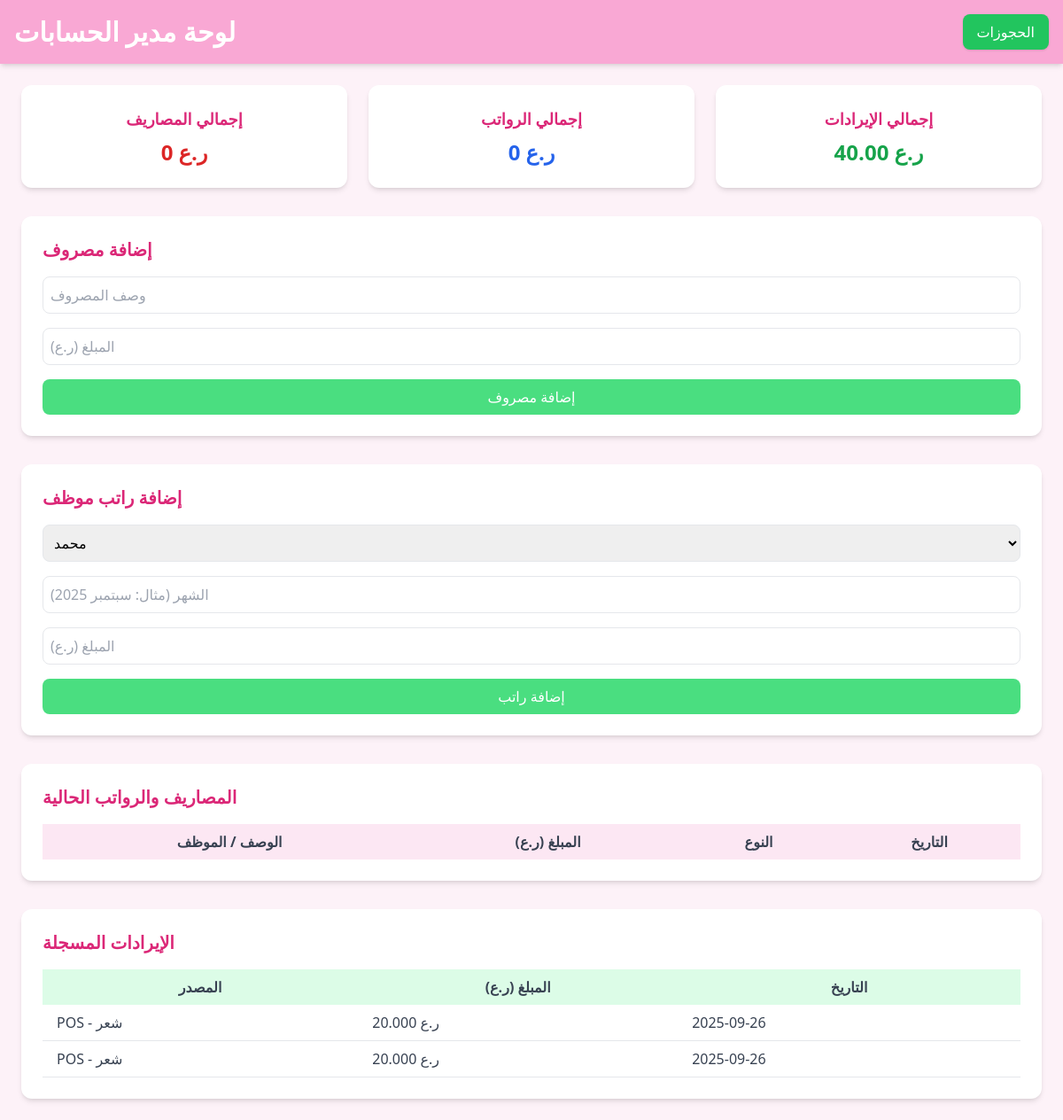
The app's page /accounting_dashboard (signed in), older data.
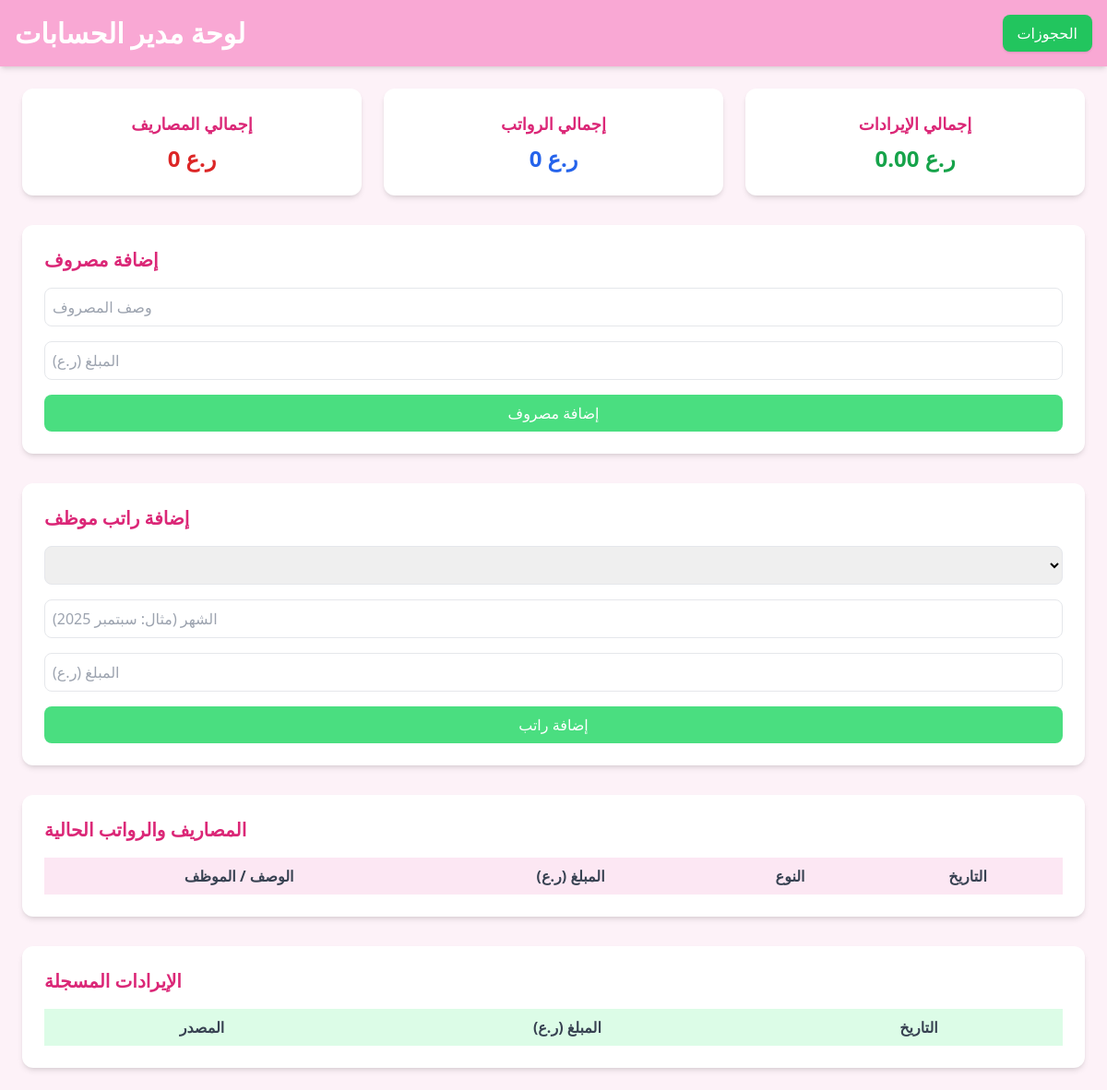
The same page, newer data.
### models.py (models this page shows)
class Revenue(db.Model):
    id = db.Column(db.Integer, primary_key=True)
    source = db.Column(db.String(100))
    amount = db.Column(db.Numeric(10,2))
    date = db.Column(db.Date)

### routes/main.py (the view)
@main_bp.route('/accounting_dashboard')
def accounting_dashboard():
    if session.get('role') not in ['admin', 'accountant']:
        return "Access Denied", 403
    total_expenses = db.session.query(func.coalesce(func.sum(Expense.amount), 0)).scalar()
    total_salaries = db.session.query(func.coalesce(func.sum(Salary.amount), 0)).scalar()
    total_revenue = db.session.query(func.coalesce(func.sum(Revenue.amount), 0)).scalar()
    employees = Employee.query.all()
    expense_records = Expense.query.order_by(Expense.date.desc()).all()
    salary_records = Salary.query.order_by(Salary.date.desc()).all()
    records = []
    for e in expense_records:
        e.type = 'expense'
        records.append(e)
    for s in salary_records:
        s.type = 'salary'
        records.append(s)
    records.sort(key=lambda x: x.date, reverse=True)
    revenues = Revenue.query.order_by(Revenue.date.desc()).all()
    return render_template(
        'accounting_dashboard.html',
        total_expenses=total_expenses,
        total_salaries=total_salaries,
        total_revenue=total_revenue,
        employees=employees,
        records=records,
        revenues=revenues
    )

### templates/accounting_dashboard.html (shortened to what the changed rows need)
<!DOCTYPE html>
<html lang="en">
<head>
<script src="https://cdn.tailwindcss.com"></script>
</head>
<body class="bg-pink-50 font-sans">
<header class="bg-pink-300 p-4 shadow-md">
    <div class="flex items-center justify-between">
        <h1 class="text-3xl font-bold text-white">لوحة مدير الحسابات</h1>
    </div>
</header>
<main class="p-6 space-y-8">
  <div class="grid md:grid-cols-3 gap-6">
    <div class="bg-white p-6 rounded-xl shadow-md text-center">
        <h2 class="text-lg font-semibold text-pink-600 mb-2">إجمالي المصاريف</h2>
    </div>
    <div class="bg-white p-6 rounded-xl shadow-md text-center">
        <h2 class="text-lg font-semibold text-pink-600 mb-2">إجمالي الرواتب</h2>
    </div>
    <div class="bg-white p-6 rounded-xl shadow-md text-center">
        <h2 class="text-lg font-semibold text-pink-600 mb-2">إجمالي الإيرادات</h2>
        <p class="text-2xl font-bold text-green-600">{{ total_revenue }} ر.ع</p>
    </div>
  </div>
  <div class="bg-white p-6 rounded-xl shadow-md">
      <h2 class="text-xl font-semibold text-pink-600 mb-4">إضافة مصروف</h2>
  </div>
  <div class="bg-white p-6 rounded-xl shadow-md">
      <h2 class="text-xl font-semibold text-pink-600 mb-4">إضافة راتب موظف</h2>
      <form action="{{ url_for('main.add_salary') }}" method="POST" class="space-y-4">
          <select name="employee_name" class="w-full p-2 border rounded-lg" required>
              {% for emp in employees %}
              <option value="{{ emp.name }}">{{ emp.name }}</option>
              {% endfor %}
          </select>
          <input type="text" name="month" placeholder="الشهر (مثال: سبتمبر 2025)" class="w-full p-2 border rounded-lg" required>
          <input type="number" step="0.001" name="amount" placeholder="المبلغ (ر.ع)" class="w-full p-2 border rounded-lg" required>
          <button type="submit" class="w-full bg-green-400 text-white py-2 rounded-lg hover:bg-green-500 transition">إضافة راتب</button>
      </form>
  </div>
  <div class="bg-white p-6 rounded-xl shadow-md">
      <h2 class="text-xl font-semibold text-pink-600 mb-4">المصاريف والرواتب الحالية</h2>
      <table class="w-full table-auto text-gray-700">
          <thead>
              <tr class="bg-pink-100">
                  <th class="px-4 py-2">الوصف / الموظف</th>
                  <th class="px-4 py-2">المبلغ (ر.ع)</th>
                  <th class="px-4 py-2">النوع</th>
                  <th class="px-4 py-2">التاريخ</th>
              </tr>
          </thead>
      </table>
  </div>
  <div class="bg-white p-6 rounded-xl shadow-md">
      <h2 class="text-xl font-semibold text-pink-600 mb-4">الإيرادات المسجلة</h2>
      <table class="w-full table-auto text-gray-700">
          <thead>
              <tr class="bg-green-100">
                  <th class="px-4 py-2">المصدر</th>
                  <th class="px-4 py-2">المبلغ (ر.ع)</th>
                  <th class="px-4 py-2">التاريخ</th>
              </tr>
          </thead>
          <tbody>
              {% for r in revenues %}
              <tr class="border-b">
                  <td class="px-4 py-2">{{ r.source }}</td>
                  <td class="px-4 py-2">{{ '%.3f'|format(r.amount) }} ر.ع</td>
                  <td class="px-4 py-2">{{ r.date.strftime('%Y-%m-%d') }}</td>
              </tr>
              {% endfor %}
          </tbody>
      </table>
  </div>
</main>
</body>
</html>

Row changes from the older to the newer data that the page shows:
removed Revenue: source "POS - شعر", amount "20.000", date "2025-09-26"
removed Revenue: source "POS - شعر", amount "20.000", date "2025-09-26"
Text that changed along with them:
{{ total_revenue }}: "40.00" → "0.00"
form field employee_name: "محمد" → (not shown)
